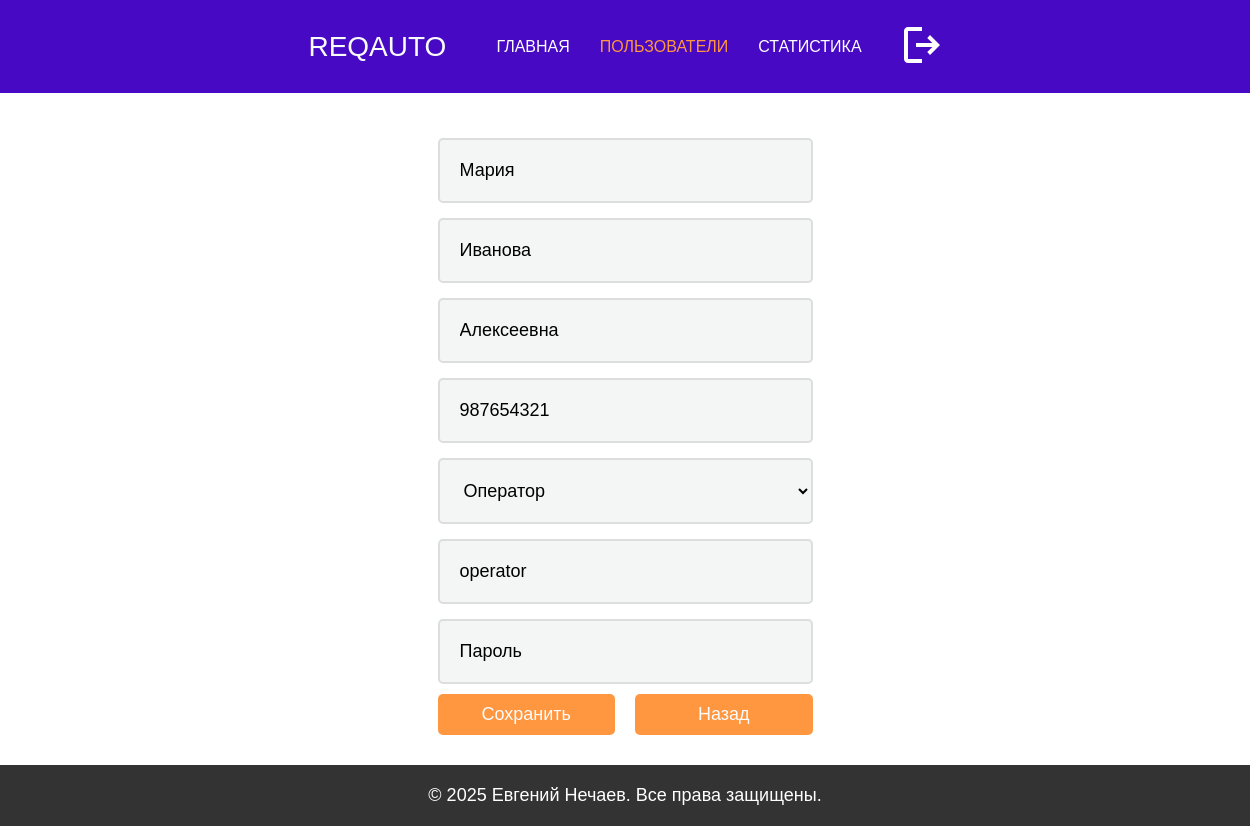
Page /edit_user/2 on the committed database.
### models.py (models this page shows)
class User(db.Model):
    __tablename__ = 'User'
    ID = db.Column(db.Integer, primary_key=True)
    username = db.Column(db.String(50), unique=True)
    password = db.Column(db.String(128))
    firstName = db.Column(db.String(50))
    lastName = db.Column(db.String(50))
    patronymic = db.Column(db.String(50))
    phone = db.Column(db.String(15))
    dateBirth = db.Column(db.Date, nullable=True)
    roleID = db.Column(db.Integer, db.ForeignKey('Role.ID'))
    photo = db.Column(db.String(256), nullable=True)

class Role(db.Model):
    __tablename__ = 'Role'
    ID = db.Column(db.Integer, primary_key=True)
    roleName = db.Column(db.String(50))

### app.py (the view, shortened to what this page needs)
@app.route('/edit_user/<int:user_id>', methods=['GET', 'POST'])
def edit_user(user_id):
    user = User.query.get_or_404(user_id)
    roles = Role.query.all()
    return render_template('edit_user.html', user=user, roles=roles)

### templates/edit_user.html (shortened to what this page needs)
<!DOCTYPE html>
<html lang="en">
<head>
    <link rel="stylesheet" href="/static/styles.css">
    <link rel="stylesheet" href="/static/admin.css">
</head>
<body>
    <header>
        <div class="logo">ReqAuto</div>
        <nav>
            <ul>
                <li><a href="{{ url_for('index') }}">Главная</a></li>
                <li><a href="#" class="active">Пользователи</a></li>
                <li><a href="#">Статистика</a></li>
                <li>
                    <form action="{{ url_for('logout') }}" method="post" class="logout-form">
                        <button type="submit" class="logout-button">
                            <svg xmlns="http://www.w3.org/2000/svg" width="24" height="24" viewBox="0 0 24 24">
                                <path fill="#ffffff" d="M5 21q-.825 0-1.412-.587T3 19V5q0-.825.588-1.412T5 3h7v2H5v14h7v2zm11-4l-1.375-1.45l2.55-2.55H9v-2h8.175l-2.55-2.55L16 7l5 5z"/>
                            </svg>
                        </button>
                    </form>
                </li>
            </ul>
        </nav>
    </header>
    <main>
        <section class="horizontal-center-container">
            <form class="form" method="POST">
                <input class="form-input h3" type="text" name="firstName" value="{{ user.firstName }}" placeholder="Имя" required />
                <input class="form-input h3" type="text" name="lastName" value="{{ user.lastName }}" placeholder="Фамилия" required />
                <input class="form-input h3" type="text" name="patronymic" value="{{ user.patronymic }}" placeholder="Отчество" />
                <input class="form-input h3" type="text" name="phone" value="{{ user.phone }}" placeholder="Телефон" required />
                <select class="form-input h3" id="roleID" name="roleID" required>
                    {% for role in roles %}
                        <option value="{{ role.ID }}" {% if role.ID == user.roleID %}selected{% endif %}>
                            {{ role.roleName }}
                        </option>
                    {% endfor %}
                </select>
                <input class="form-input h3" type="text" name="username" value="{{ user.username }}" placeholder="Логин" />
                <input class="form-input h3" type="password" name="password" placeholder="Пароль" />
                <div class="button-container" style="margin-top: 10px">
                    <button class="button h3 submit-button" type="submit">
                      Сохранить
                    </button>
                    <button class="button h3 submit-button">
                      <a
                        href="{{ url_for('admin_dashboard') }}"
                        class="no-link-style"
                        style="display: block; width: 100%; height: 100%"
                        >Назад</a
                      >
                    </button>
                  </div>
            </form>
        </section>
    </main>
    <footer class="site-footer">
        <p class="h3">&copy; 2025 Евгений Нечаев. Все права защищены.</p>
    </footer>
</body>
</html>

### static/styles.css (style rules this page uses)
html { scroll-behavior: smooth; overflow-x: hidden; }
html, body { display: flex; flex-direction: column; }
html, body, p { margin: 0; padding: 0; }
body { min-height: 100vh; }
main { flex: 1; }
.h3 { text-transform: initial; font-family: "Rubik", sans-serif; font-weight: 100; font-size: 18px; }
header { margin: 0; padding: 20px; background-color: #4709c3; width: 100%; position: sticky; display: flex; justify-content: center; top: 0; z-index: 100; }
.logo { display: flex; font-family: "Montserrat", sans-serif; font-weight: 100; text-transform: uppercase; margin-right: 50px; font-size: 28px; color: #fafbfb; align-items: center; }
nav ul { list-style: none; padding-left: 0; display: flex; justify-content: center; }
nav a { text-decoration: none; color: #fff; display: flex; justify-content: center; }
nav li { display: inline; font-family: "Montserrat", sans-serif; font-weight: 100; text-transform: uppercase; margin: 0 30px 0 0; font-size: 16px; display: flex; justify-content: center; align-items: center; }
.active { color: #ff9640; }
.button { background-color: #f9fafa; width: fit-content; height: fit-content; padding: 10px 20px; max-width: 100%; border-radius: 5px; border-style: none; color: #000; }
.submit-button { margin: 0 auto; margin-top: 20px; background-color: #ff9640; color: #fafbfb; }
.horizontal-center-container { display: flex; justify-content: center; text-align: center; }
.form { display: flex; flex-direction: column; width: fit-content; min-width: 30%; max-width: 80%; padding: 30px; border-radius: 5px; height: 100%; }
.form-input { width: 100%; border-radius: 5px; border: 2px solid #dcddde; margin-top: 15px; background: #f4f5f5; padding: 20px; box-sizing: border-box; outline: none; transition: all 0.3s ease; }
.form-input::placeholder { color: #000; }
.no-link-style { text-decoration: none; color: inherit; }
.button-container { display: flex; justify-content: space-between; width: 100%; }
.button-container button { flex: 1; margin: 0 10px; }
.button-container button:first-child { margin-left: 0; }
.button-container button:last-child { margin-right: 0; }
.logout-button { background: none; border: none; cursor: pointer; }
.logout-button svg { width: 48px; height: 48px; }
.site-footer { background-color: #333; color: #fff; text-align: center; padding: 20px 0; width: 100%; }

### static/admin.css (style rules this page uses)
nav ul { list-style: none; padding-left: 0; display: flex; justify-content: center; margin: 0; }

### rows in the picture
User: firstName "Мария", lastName "Иванова", patronymic "Алексеевна", phone "987654321", roleID "Оператор", username "operator"
